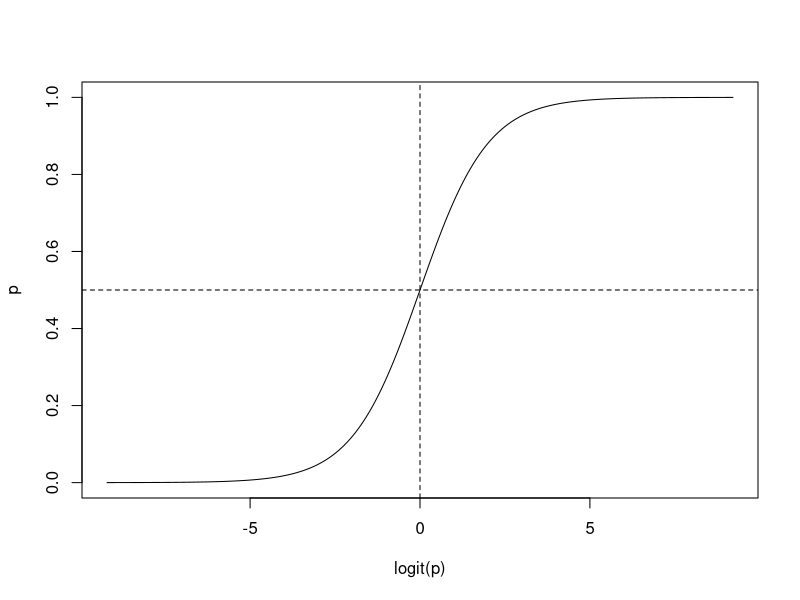
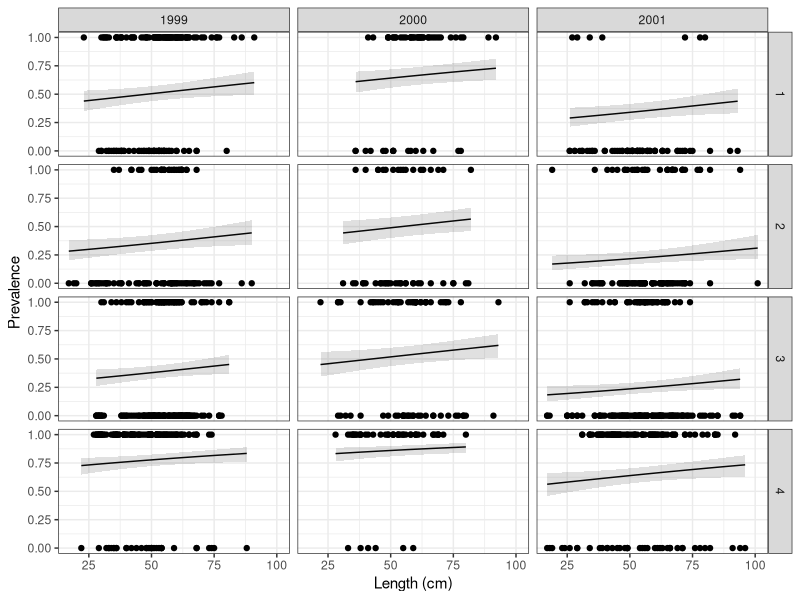
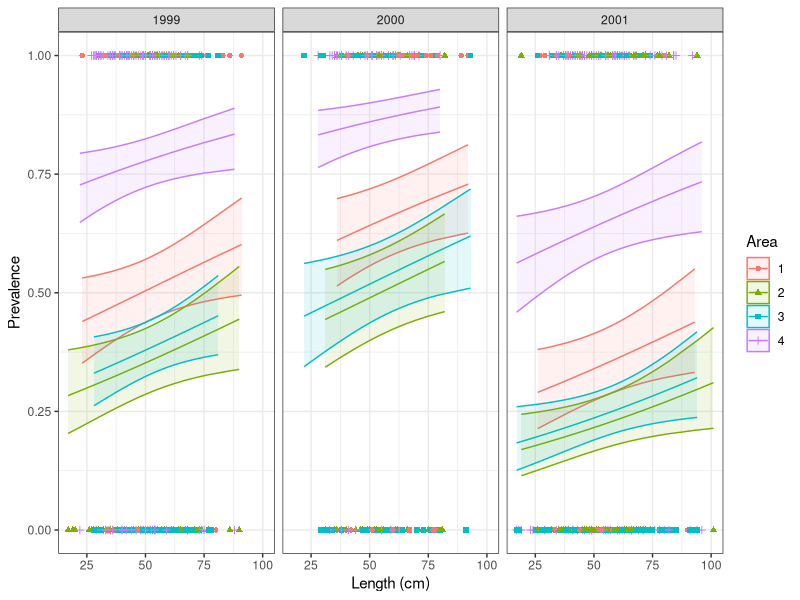

Source code (R) for these figures, in order:
## ---- chunk 1
(1/6)/(5/6)
## ---- chunk 2
0.8/(1-0.8)

## ---- chunk 3
log(6.5789e-11/(1-6.5789e-11))
## ---- chunk 4
log(0.8/(1-0.8))
## ---- chunk 5
pi = seq(0.0001,1-0.0001, by=0.0001)
plot(pi~qlogis(pi), type="l",xlab="logit(p)",ylab="p"); abline(v=0, lty="dashed"); abline(h=0.5, lty="dashed")

## ---- chunk 6
#| warning: false
cod<-read.csv("data/parasitecod.csv")
library(dplyr)
cod<-cod%>%mutate(across(c(Year,Sex,Stage,Area),as.factor))
## ---- chunk 7
codmodel1<-glm(Prevalence~Length+Year+Area,data=cod,family = binomial(link="logit"))
summary(codmodel1)
## ---- chunk 8
#| warning: false
library(car)
library(emmeans)
library(ggplot2)
## ---- chunk 9
Anova(codmodel1)
## ---- chunk 10
emmeans(codmodel1, ~Year) %>% contrast("pairwise")
## ---- chunk 11
predictedmodel<-predict.glm(codmodel1,cod,se.fit = T)
ci_lwr <- with(predictedmodel, plogis(fit - 1.96*se.fit))
ci_upr <- with(predictedmodel, plogis(fit + 1.96*se.fit))
cod2<-cbind(cod,predictedmodel)
cod2$fit2<-plogis(cod2$fit)
cod2$lwr<-ci_lwr
cod2$upr<-ci_upr
## ---- chunk 12
ggplot(cod2,aes(x=Length,y=Prevalence,ymin=lwr,ymax=upr))+
  geom_point()+
  geom_line(aes(y=fit2))+
  geom_ribbon(alpha=0.15)+
  xlab("Length (cm)")+
  ylab("Prevalence")+
  theme_bw()+
  facet_grid(Area~Year)
## ---- chunk 13
ggplot(cod2,aes(x=Length,y=Prevalence,ymin=lwr,ymax=upr,color=Area,shape=Area,fill=Area))+
  geom_point()+
  geom_line(aes(y=fit2))+
  geom_ribbon(alpha=0.1)+
  xlab("Length (cm)")+
  ylab("Prevalence")+
  theme_bw()+
  facet_grid(~Year)
